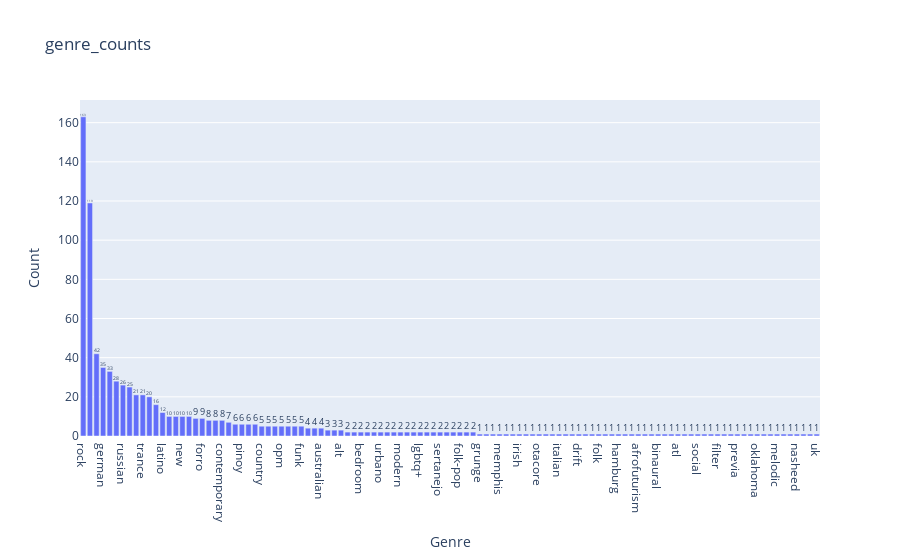

Write notebook code for a chart like this one.
### Code cell
import plotly.graph_objects as go
#filter the Null genre
combined_df = combined_df[combined_df["genre"] != 'Null']
# visualise genre
genre_counts = combined_df["genre"].value_counts()
genre_counts_df = pd.DataFrame({
    'genre': genre_counts.index,
    'count': genre_counts.values
})
fig = go.Figure(data=[go.Bar(
    x=genre_counts_df['genre'], y=genre_counts_df['count'],
    text=genre_counts_df['count'], textposition='auto'
)])

fig.update_layout(title='genre_counts', xaxis_title='Genre', yaxis_title='Count')

fig.show()

### Figure 1 — Plotly figure (JSON) as saved in the notebook; plotly's stock layout.template omitted (floating-point values rounded to 4 significant figures)
{"data": [{"text": [163, 119, 42, 35, 33, 28, 26, 25, 21, 21, 20, 16, 12, 10, 10, 10, 10, 9, 9, 8, 8, 8, 7, 6, 6, 6, 6, 5, 5, 5, 5, 5, 5, 5, 4, 4, 4, 3, 3, 3, 2, 2, 2, 2, 2, 2, 2, 2, 2, 2, 2, 2, 2, 2, 2, 2, 2, 2, 2, 2, 1, 1, 1, 1, 1, 1, 1, 1, 1, 1, 1, 1, 1, 1, 1, 1, 1, 1, 1, 1, 1, 1, 1, 1, 1, 1, 1, 1, 1, 1, 1, 1, 1, 1, 1, 1, 1, 1, 1, 1, 1, 1, 1, 1, 1, 1, 1, 1, 1, 1, 1, 1], "textposition": "auto", "type": "bar", "x": ["rock", "pop", "mexican", "german", "egyptian", "hip", "russian", "rap", "brega", "trance", "indonesian", "reggaeton", "latino", "arrocha", "edm", "new", "canadian", "house", "forro", "dance", "latin", "contemporary", "trap", "alternative", "pinoy", "adult", "downtempo", "country", "k-pop", "chanson", "opm", "tenor", "big", "funk", "permanent", "french", "australian", "straight-ahead", "mahraganat", "alt", "belgian", "christlicher", "bedroom", "europop", "musica", "urbano", "gen", "glitchcore", "modern", "corrido", "albany", "lgbtq+", "wave", "indie", "sertanejo", "glitch", "sierreno", "folk-pop", "piano", "malaysian", "grunge", "techno", "comic", "memphis", "gospel", "cali", "irish", "south", "hollywood", "otacore", "hard", "classical", "italian", "azeri", "eurodance", "drift", "metalcore", "nordic", "folk", "classic", "cdo", "hamburg", "saskatchewan", "americana", "afrofuturism", "chill", "christian", "binaural", "ye", "north", "atl", "r&b", "disco", "social", "drill", "hardstyle", "filter", "hardcore", "sad", "previa", "bachata", "american", "oklahoma", "tagalog", "british", "melodic", "batidao", "boy", "nasheed", "nigerian", "neo", "uk"], "y": [163, 119, 42, 35, 33, 28, 26, 25, 21, 21, 20, 16, 12, 10, 10, 10, 10, 9, 9, 8, 8, 8, 7, 6, 6, 6, 6, 5, 5, 5, 5, 5, 5, 5, 4, 4, 4, 3, 3, 3, 2, 2, 2, 2, 2, 2, 2, 2, 2, 2, 2, 2, 2, 2, 2, 2, 2, 2, 2, 2, 1, 1, 1, 1, 1, 1, 1, 1, 1, 1, 1, 1, 1, 1, 1, 1, 1, 1, 1, 1, 1, 1, 1, 1, 1, 1, 1, 1, 1, 1, 1, 1, 1, 1, 1, 1, 1, 1, 1, 1, 1, 1, 1, 1, 1, 1, 1, 1, 1, 1, 1, 1]}], "layout": {"title": {"text": "genre_counts"}, "xaxis": {"title": {"text": "Genre"}}, "yaxis": {"title": {"text": "Count"}}}}
